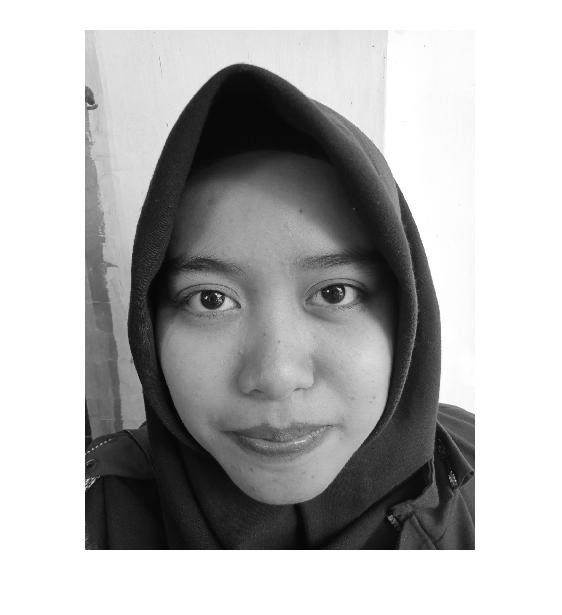
%> input picture TrainingFemale/ayu.jpg, 562 x 615 px; its folder holds only this picture in this run
$ octave TrainFemale.m   (GNU Octave 9; MATLAB toolbox functions it lacks are replaced by stand-ins)
%> lines starting %> are read from the running program, lines starting %| are printed output that depends on the picture
### Sigmite.m
function [ b] = Sigmite( a )
disp('a');
disp(a);
b= 1/(1+exp(-a));
disp('sigmite');
disp(b);
end


### Threshold.m
function [thres]= Threshold(sig)
if(sig<0.5)
    thres=0;
else
    thres=1;
end
end

### TrainFemale.m
disp('Training female data...');
list= dir('/TrainingFemale');
tmp= size(list);
nmb= tmp(1,1);
i=3;

while i<=nmb
    check=1;
    w= dlmread('Weights.txt');
    FDetect = vision.CascadeObjectDetector;
    img1 = imread(strcat('TrainingFemale/',list(i).name));
%> img1 is the input picture: size 615x562x3 uint8; min 0, max 255, mean 177.6
    BB = step(FDetect,img1);
%> BB = [122 185 298 298]
    img2= imcrop(img1,BB);
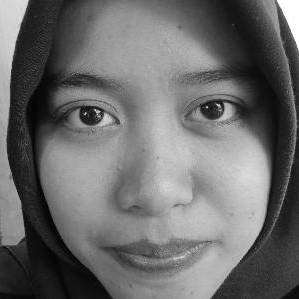
%> img2: size 299x299x3 uint8; min 0, max 255, mean 107.5
    img3= imresize(img2,[120 120]);
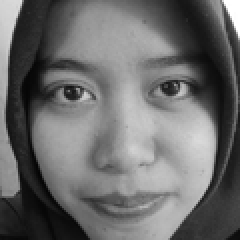
%> img3: size 120x120x3 uint8 (shown 2 times larger); min 4, max 255, mean 107.5
    img= rgb2gray(img3);

    while check==1
      mul=double(img);
      w1= w.*mul;
      a=sum(sum(w1));
      y=Sigmite(a);
      check=Threshold(y);
        if(check==0)
             dlmwrite('Weights.txt',w);
        else
            w=UpdateWeights(w,mul,0.4,y-0.1);
        end
    end
%> this loop made 1 pass
%> (a, b in Sigmite, y, check) on pass 1: (-124290.6, 0, 0, 0)
%| -1.2429e+05
%| 0
%> pass 1, `w1= w.*mul;`:
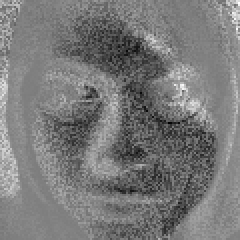
%> w1: size 120x120 double (shown 2 times larger); min -299.8, max 309.5, mean -8.6; drawn with min black and max white
%> after the loop:
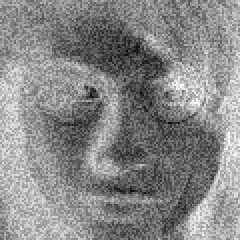
%> w: size 120x120 double (shown 2 times larger); min -1.77, max 1.75, mean 0.103; drawn with min black and max white
    i=i+1;
end
disp(w);
disp('Training Finished!');

$ run again, on TrainingFemale/hasya.jpg
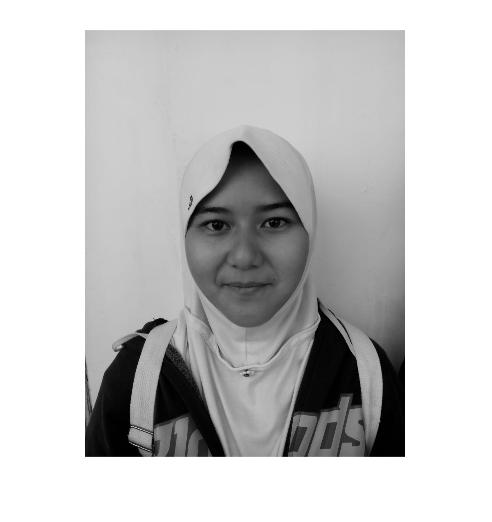
%> input picture TrainingFemale/hasya.jpg, 492 x 522 px
%> img1 is the input picture: size 522x492x3 uint8; min 0, max 255, mean 197.4
%> BB = [174 172 141 141]
%> the loop `while check==1` made 2 passes
%> (a, b in Sigmite, y, check) on pass 1: (281044.8, 1, 1, 1)
%> (printed output is left out)
%> pass 1, `w1= w.*mul;`:
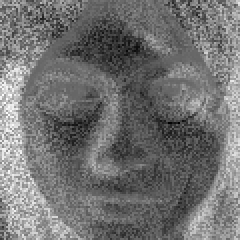
%> w1: size 120x120 double (shown 2 times larger); min -186.2, max 274.7, mean 19.5; drawn with min black and max white
%> pass 1, in UpdateWeights, ``:
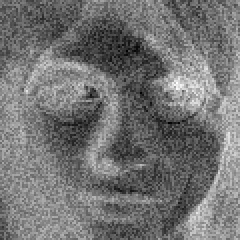
%> w: size 120x120 double (shown 2 times larger); min -2.16, max 1.74, mean -0.394; drawn with min black and max white

$ run again, on TrainingFemale/ica.jpg
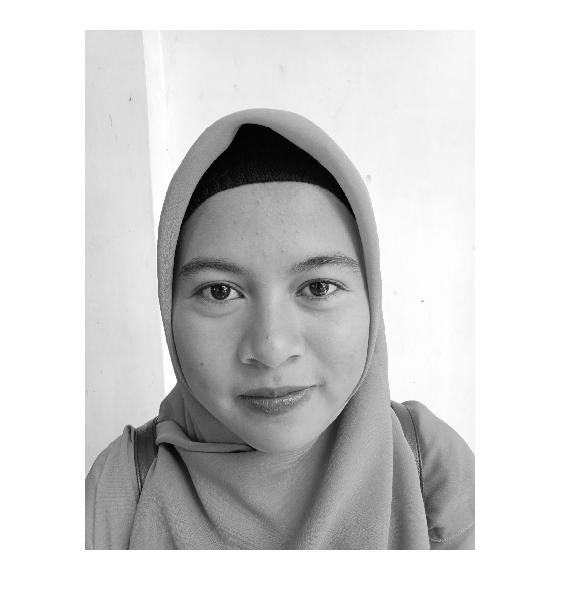
%> input picture TrainingFemale/ica.jpg, 562 x 615 px
%> img1 is the input picture: size 615x562x3 uint8; min 0, max 255, mean 210.7
%> BB = [144 192 257 257]
%> the loop `while check==1` made 2 passes
%> (a, b in Sigmite, y, check) on pass 1: (252164.1, 1, 1, 1)
%> (printed output is left out)
%> pass 1, `w1= w.*mul;`:
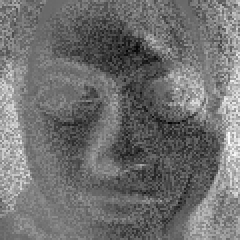
%> w1: size 120x120 double (shown 2 times larger); min -306.4, max 431.7, mean 17.5; drawn with min black and max white
%> pass 1, in UpdateWeights, ``:
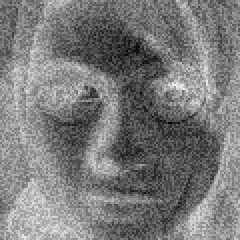
%> w: size 120x120 double (shown 2 times larger); min -2.48, max 1.45, mean -0.592; drawn with min black and max white

$ run again, on TrainingFemale/dea.jpg
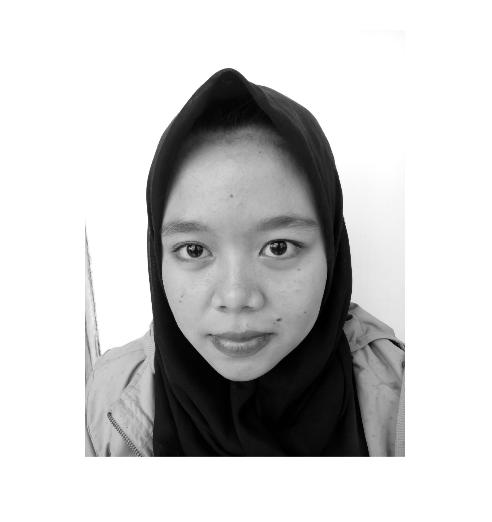
%> input picture TrainingFemale/dea.jpg, 492 x 522 px
%> img1 is the input picture: size 522x492x3 uint8; min 0, max 255, mean 201.7
%> BB = [131 166 214 214]
%> the loop `while check==1` made 2 passes
%> (a, b in Sigmite, y, check) on pass 1: (34983.7, 1, 1, 1)
%> (printed output is left out)
%> pass 1, `w1= w.*mul;`:
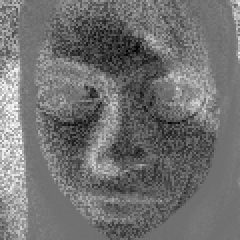
%> w1: size 120x120 double (shown 2 times larger); min -292.9, max 370.8, mean 2.4; drawn with min black and max white
%> pass 1, in UpdateWeights, ``:
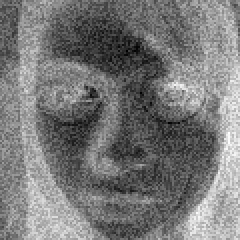
%> w: size 120x120 double (shown 2 times larger); min -2.44, max 1.71, mean -0.481; drawn with min black and max white
